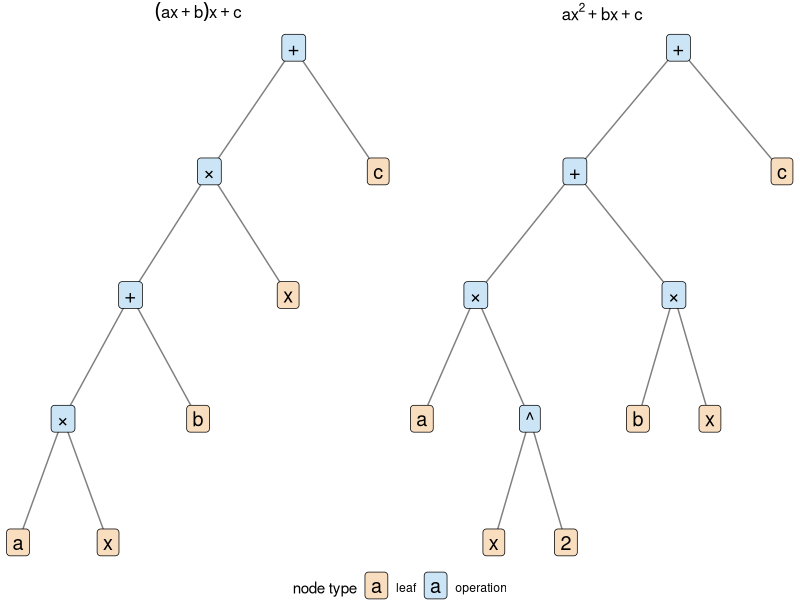

Source code (R):
## ---- chunk 1
#| label: parse-trees-alt
#| include: false
fig_alt <- paste(
  "Two parse trees, drawn with the root at the top.",
  "In the left tree the root plus has children times and the leaf c.",
  "That times has children plus and the leaf x.",
  "The plus below it has children times and the leaf b,",
  "and that times has the leaves a and x.",
  "In the right tree the root plus has children plus and the leaf c.",
  "That plus has two children, both times.",
  "The first times has the leaf a and a power node with leaves x and 2.",
  "The second times has the leaves b and x."
)
## ---- chunk 2
#| label: parse-trees-plot
#| fig-alt: !expr fig_alt
#| fig-height: 4
# Each tree is a nested list: the first element is the node's label,
# and the remaining elements are its children.
times <- intToUtf8(215)
trees <- list(
  "(a * x + b) * x + c" = list(
    "+",
    list(times, list("+", list(times, "a", "x"), "b"), "x"),
    "c"
  ),
  "a * x^2 + b * x + c" = list(
    "+",
    list(
      "+",
      list(times, "a", list("^", "x", "2")),
      list(times, "b", "x")
    ),
    "c"
  )
)

# Leaves sit at consecutive x positions;
# each operation sits above the mean of its children.
layout_tree <- function(node, depth = 0, next_x = 0) {
  if (!is.list(node)) {
    return(list(
      nodes = data.frame(label = node, x = next_x, y = -depth, is_leaf = TRUE),
      edges = NULL,
      next_x = next_x + 1
    ))
  }
  nodes <- NULL
  edges <- NULL
  child_x <- numeric()
  for (child in node[-1]) {
    sub <- layout_tree(child, depth + 1, next_x)
    next_x <- sub$next_x
    child_x <- c(child_x, sub$nodes$x[1])
    edges <- rbind(
      edges,
      sub$edges,
      data.frame(
        x = NA_real_,
        y = -depth,
        xend = sub$nodes$x[1],
        yend = sub$nodes$y[1]
      )
    )
    nodes <- rbind(nodes, sub$nodes)
  }
  me <- data.frame(
    label = node[[1]],
    x = mean(child_x),
    y = -depth,
    is_leaf = FALSE
  )
  edges$x[is.na(edges$x)] <- me$x
  list(nodes = rbind(me, nodes), edges = edges, next_x = next_x)
}

laid_out <- lapply(trees, layout_tree)
tree_nodes <- do.call(rbind, Map(
  function(res, name) cbind(res$nodes, tree = name),
  laid_out,
  names(trees)
))
tree_edges <- do.call(rbind, Map(
  function(res, name) cbind(res$edges, tree = name),
  laid_out,
  names(trees)
))
tree_nodes$kind <- ifelse(tree_nodes$is_leaf, "leaf", "operation")
tree_nodes$tree <- factor(tree_nodes$tree, levels = names(trees))
tree_edges$tree <- factor(tree_edges$tree, levels = names(trees))

ggplot2::ggplot() +
  ggplot2::geom_segment(
    data = tree_edges,
    ggplot2::aes(x = x, y = y, xend = xend, yend = yend),
    colour = "grey50"
  ) +
  ggplot2::geom_label(
    data = tree_nodes,
    ggplot2::aes(x = x, y = y, label = label, fill = kind),
    size = 5,
    linewidth = 0
  ) +
  ggplot2::scale_fill_manual(
    values = c(operation = "#CCE5F6", leaf = "#F9DDBF")
  ) +
  ggplot2::facet_wrap(
    ~tree,
    scales = "free_x",
    labeller = ggplot2::label_parsed
  ) +
  ggplot2::labs(fill = "node type") +
  ggplot2::theme_void() +
  ggplot2::theme(
    legend.position = "bottom",
    strip.text = ggplot2::element_text(size = 12)
  )
